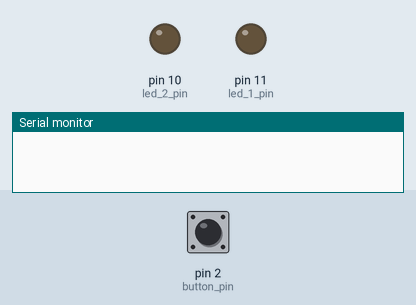
Bench run of a sketch on a simulated Arduino Uno, built with avr-gcc and run on an emulated ATmega328P. Parts: output pins drawn as LEDs (lit = HIGH), the last lines printed to the serial monitor. Inputs (shaded band) come from the test bench; at power-on: pin 2 (button_pin) LOW.

Above: at 1.2 s.
1.3 s: pin 2 (button_pin) pulled HIGH for 0.15 s
At 2.4 s:
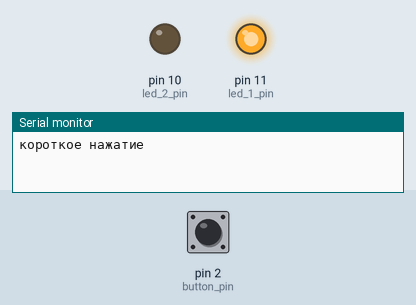
3.0 s: pin 2 (button_pin) pulled HIGH for 3.2 s
At 6.7 s:
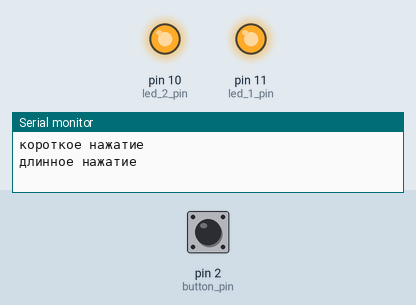
Timing chart, 0 to 9.8 s (numbered marks = the images above; inputs shaded):
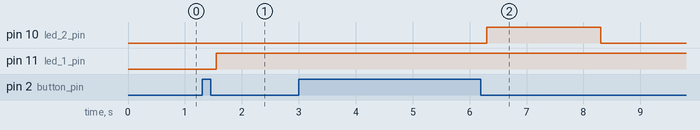

The sketch:

sketch.ino
```cpp
const int button_pin = 2;
const int led_1_pin = 11;
const int led_2_pin = 10;

const unsigned long t_debounce = 100;
const unsigned long t_short_max = 500;
const unsigned long t_long_min = 1000;
const unsigned long t_led2_on = 2000;

int last_button_state = LOW;
int current_button_state = LOW;
unsigned long last_debounce_time = 0;

bool button_pressed = false;
unsigned long press_start_time = 0;
bool led_2_active = false;
unsigned long led_2_start_time = 0;
bool led_1_state = false;

void setup() {

  pinMode(button_pin, INPUT);
  pinMode(led_1_pin, OUTPUT);
  pinMode(led_2_pin, OUTPUT);

  Serial.begin(9600);
}
void loop() {

  unsigned long current_millis = millis();
  int reading = digitalRead(button_pin);

  if (reading != last_button_state) {
    last_debounce_time = current_millis;
  }
  if (current_millis - last_debounce_time > t_debounce) {

    if (reading != current_button_state) {
      current_button_state = reading;

      if (current_button_state == HIGH && !button_pressed) {
        button_pressed = true;
        press_start_time = current_millis;
      }
      if (current_button_state == LOW && button_pressed) {
        button_pressed = false;
        unsigned long press_duration = current_millis - press_start_time;

        if (press_duration < t_short_max) {
          led_1_state = !led_1_state;
          digitalWrite(led_1_pin, led_1_state);
          Serial.println("короткое нажатие");
        }
        else if (press_duration > t_long_min) {
          led_2_active = true;
          led_2_start_time = current_millis;
          digitalWrite(led_2_pin, HIGH);
          Serial.println("длинное нажатие");
        }
      }
    }
  }
  last_button_state = reading;

  if (led_2_active && (current_millis - led_2_start_time >= t_led2_on)) {
    led_2_active = false;
    digitalWrite(led_2_pin, LOW);
  }
}
```

Measured:
- after the input at 1.3 s, pin 11 (led_1_pin): LOW → HIGH after 0.25 s
- after the input at 3.0 s, pin 10 (led_2_pin): LOW → HIGH after 3.3 s, → LOW 2.0 s later
